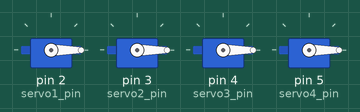
Recording of a sketch running on a simulated Arduino Nano, built with avr-gcc and run on an emulated ATmega328P. Shown: 4 × servo.

Above: at 0.05 s.
At 2.0 s:
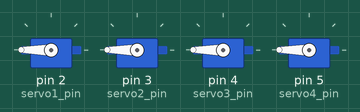
Timing chart, 0 to 4.6 s (numbered marks = the images above):
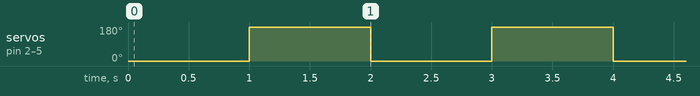

Measured:
- by itself, servo on pin 2 (servo1_pin), servo on pin 3 (servo2_pin), servo on pin 4 (servo3_pin), servo on pin 5 (servo4_pin): alternates 180° for 1.0 s and 0° for 1.0 s

The sketch:

servoTest.ino
```cpp
// Test if all 4 servos are functional
#include <Servo.h>

//Servos
//ensure you have wired the servos to these ports on the nano
#define servo1_pin 2
#define servo2_pin 3
#define servo3_pin 4
#define servo4_pin 5

// Create servo objects
Servo servo1;
Servo servo2;
Servo servo3;
Servo servo4;

void setup() {
  // Attach servos to their respective pins
  servo1.attach(servo1_pin);
  servo2.attach(servo2_pin);
  servo3.attach(servo3_pin);
  servo4.attach(servo4_pin);
}

void loop() {
  // Move servos to 0 degrees
  servo1.write(0);
  servo2.write(0);
  servo3.write(0);
  servo4.write(0);
  delay(1000); // Wait for 1 second

  // Move servos to 180 degrees
  servo1.write(180);
  servo2.write(180);
  servo3.write(180);
  servo4.write(180);
  delay(1000); // Wait for 1 second
}
```
